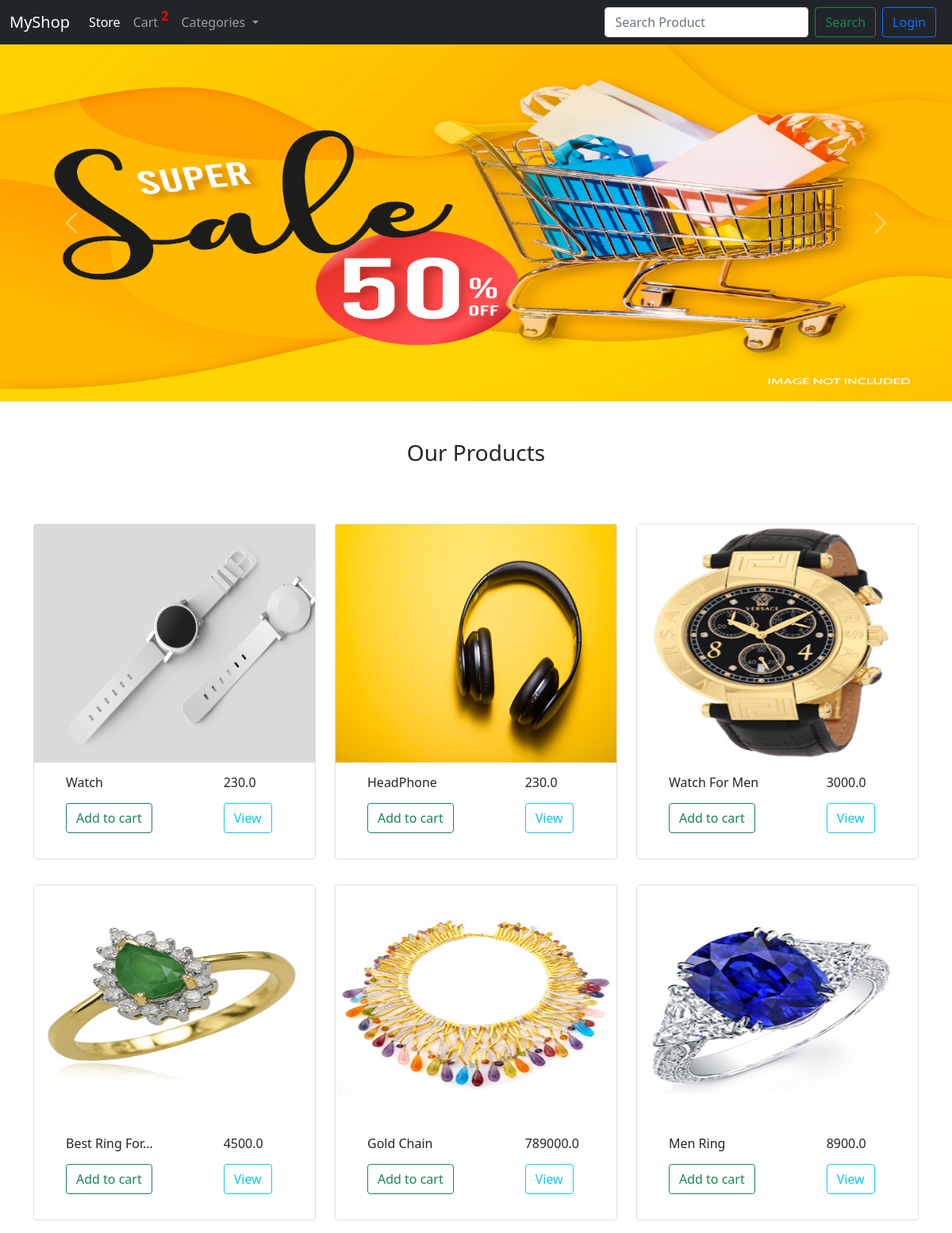
The page / on the database its author committed.
### Store/models.py (models this page shows, shortened)
class Product(models.Model):
    name = models.CharField(max_length=50)
    price = models.FloatField()
    image = models.ImageField(upload_to="images/products")
    genderCategory = models.ForeignKey(GenderCategory,on_delete=models.CASCADE)
    productCategory = models.ForeignKey(ProductCategory,on_delete=models.CASCADE)
    description = models.CharField(max_length=150)

### Store/views.py (the view)
# urls.py: path('',views.home,name="home"),
def home(request):
    q = request.GET.get('q')
    if q is not None:
        q = request.GET.get('q')
        print("The value of q is : " , q)
    else:
        q = ""
        print("The value of q is : " , q)
    products = Product.objects.filter(
        Q(genderCategory__id__icontains= q) |
        Q(name__icontains= q)|
        Q(productCategory__productName__icontains= q)
    )
    gcategories = GenderCategory.objects.all()
    context={
        'products':products,
        'gcategories':gcategories,
    }
    return render(request,"home.html",context)

### templates/home.html (shortened to what this page needs)
{% extends 'base.html' %}
{% load static %}
{% block content %}
<div id="carouselExampleControls" class="carousel slide" data-bs-ride="carousel">
    <div class="carousel-inner">
      <div class="carousel-item active">
        <img src="{%static 'images/banner1.jpg'%}" class="d-block w-100 bannerimg" alt="...">
      </div>
    </div>
    <button class="carousel-control-prev" type="button" data-bs-target="#carouselExampleControls" data-bs-slide="prev">
      <span class="carousel-control-prev-icon" aria-hidden="true"></span>
    </button>
    <button class="carousel-control-next" type="button" data-bs-target="#carouselExampleControls" data-bs-slide="next">
      <span class="carousel-control-next-icon" aria-hidden="true"></span>
    </button>
</div>
<div class="container my-5">
    <div class="row">
        <div class="col text-center">
            <h3>Our Products</h3>
        </div>
    </div>
</div>
<div class="container">
    <div class="row">
        {% for product in products %}
            <div class="col-md-4 my-3">
                <div class="card">
                    <img src="{{product.image.url}}" alt="" class="card-top-img cardimg">
                    <div class="card-body">
                        <div class="card-title">
                            <div class="container-fluid">
                                <div class="row">
                                    <div class="col-6">
                                        <h6>{{product.name |truncatechars:14}}</h6>
                                        <button class="btn btn-outline-success my-2 cart-btn" data-product_id = {{product.id}} data-action="add">Add to cart</button>
                                    </div>
                                    <div class="offset-2 col-4">
                                        <h6>{{product.price}}</h6>
                                        <button class="btn btn-outline-info my-2">View</button>
                                    </div>
                                </div>
                            </div>
                        </div>
                    </div>
                </div>
            </div>
        {% endfor %}
    </div>
</div>
{% endblock content %}

### templates/base.html (shortened to what this page needs)
<!doctype html>
{% load static %}
<html lang="en">
  <head>
    <link href="https://cdn.jsdelivr.net/npm/bootstrap@5.1.3/dist/css/bootstrap.min.css" rel="stylesheet">
  </head>
  <body>
    <nav class="navbar navbar-expand-lg navbar-dark bg-dark">
        <div class="container-fluid">
            <a class="navbar-brand" href="/">MyShop</a>
            <div class="collapse navbar-collapse" id="navbarSupportedContent">
            <ul class="navbar-nav me-auto mb-2 mb-lg-0">
                <li class="nav-item">
                <a class="nav-link active" aria-current="page" href="/">Store</a>
                </li>
                <li class="nav-item">
                <a class="nav-link" href="/cart">Cart <sup style="color: red; font-size: medium; font-weight: bold;">2</sup></a>
                </li>
                <li class="nav-item dropdown">
                <a class="nav-link dropdown-toggle" href="#" id="navbarDropdown" role="button" data-bs-toggle="dropdown" aria-expanded="false">
                    Categories
                </a>
                </li>
            </ul>
            <form class="d-flex" method="get" action="/">
                <input class="form-control me-2" type="search" placeholder="Search Product" aria-label="Search" name="q">
                <button class="btn btn-outline-success" type="submit">Search</button>
                <a href="" class="btn btn-outline-primary mx-2">Login</a>
            </form>
            </div>
        </div>
    </nav>
    {% block content %}{% endblock content %}
  </body>
</html>

### templates/base.html (style rules this page uses)
.bannerimg { height: 450px; }
.cardimg { height: 300px; }

### rows shown on the page
Product: image (picture), name "Watch", price "230.0"
Product: image (picture), name "HeadPhone", price "230.0"
Product: image (picture), name "Watch For Men", price "3000.0"
Product: image (picture), name "Best Ring For…", price "4500.0"
Product: image (picture), name "Gold Chain", price "789000.0"
Product: image (picture), name "Men Ring", price "8900.0"
